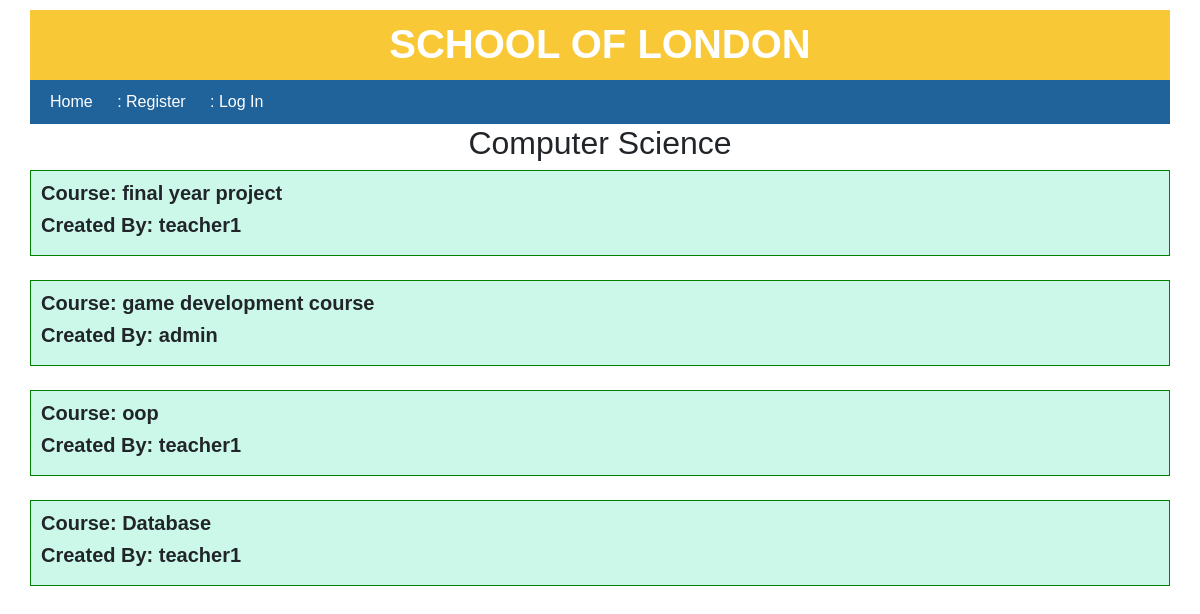
The page /courses/1/ on the database its author committed.
### course/models.py (models this page shows, shortened)
class Department(models.Model):
    title = models.CharField(max_length=300)
    description = models.TextField(blank=True)
    class Meta:
        ordering = ['title']

class Course(models.Model):
    user = models.ForeignKey(User, related_name="courses_created", on_delete=models.CASCADE)
    department = models.ForeignKey(Department, related_name="courses", on_delete=models.CASCADE)
    title = models.CharField(max_length=300)
    description = models.TextField(blank=True)
    created = models.DateTimeField(auto_now_add=True)
    students = models.ManyToManyField(User, related_name="courses_joined", blank=True)
    class Meta:
        ordering = ['-created']

### course/views.py (the view)
# urls.py: path('courses/<int:department_id>/', views.course_list, name='course_list'),
def course_list(request, department_id):
    department = Department.objects.get(id=department_id)
    courses = Course.objects.filter(department=department)
    context = {'department': department, 'courses': courses}
    return render(request, 'course/course_list.html', context)

### course/templatetags/my_tags.py (called while the page is built)
@register.simple_tag
def todays_date():
    return datetime.datetime.now().strftime("%d %b, %Y")

### course/templates/course/course_list.html (shortened to what this page needs)
{% extends "./base.html" %}
{% block content %}
    <h2>{{ department.title }}</h2>
    {% if user.is_authenticated and not user.appuser.is_teacher  %}
    <a href="/chat">Start Chat</a><br>
        {% for course in courses %}
        <div class="course">
            <h5>Course: {{ course.title }}</h5>
            <h5>Created By: {{ course.user }}</h5>
            {% for courseEnrolled in user.appuser.courses_enrolled.all %}
                {% if course == courseEnrolled %}
                    <a href="{% url 'content_list' course.id %}">View Content</a><br>
                    <a href="{% url 'feedback_list' course.id %}">View Feedback</a><br>
                    <a href="/create_feedback/{{course.id}}">Create Feedback</a>
                {% endif %}
            {% endfor %}
            {% if course not in user.appuser.courses_enrolled.all %}
                <a href="/enrol/course/{{ course.id }}">Enrol Course</a><br>
            {% endif %}
        </div>
        <br>
        {% endfor %}
    {% else %}
        {% for course in courses %}
        <div class="course">
            <h5>Course: {{ course.title }}</h5>
            <h5>Created By: {{ course.user }}</h5>
        </div><br>
        {% endfor %}
    {% endif %}
    <br>
{% endblock %}

### course/static/css/course.css (style rules this page uses)
body { font-family: Sans-Serif; margin: 10px; border: 0px; padding-left: 20px; padding-right: 20px; }
h2 { text-align: center; }
h5 { font-weight: bold; }
.course { background-color: rgb(203, 248, 233); padding: 10px; border: 1px solid green ; }

### rows shown on the page
Department: title "Computer Science"
Course: title "final year project", user "teacher1"
Course: title "game development course", user "admin"
Course: title "oop", user "teacher1"
Course: title "Database", user "teacher1"
